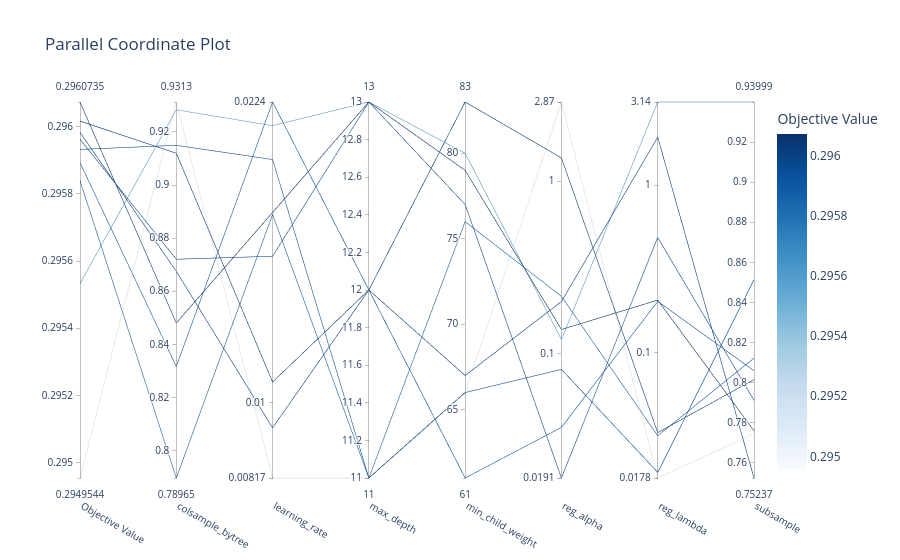

The code cell stored with this chart in its notebook:
### Code cell
optuna.visualization.plot_parallel_coordinate(optuna_study)

### Figure 1 — Plotly figure (JSON) as saved in the notebook; plotly's stock layout.template omitted (floating-point values rounded to 4 significant figures)
{"data": [{"dimensions": [{"label": "Objective Value", "range": [0.295, 0.2961], "values": [0.2959, 0.295, 0.2959, 0.2958, 0.296, 0.2955, 0.296, 0.2961, 0.296]}, {"label": "colsample_bytree", "range": [0.7897, 0.9313], "values": [0.915, 0.9313, 0.8317, 0.7897, 0.912, 0.9284, 0.8675, 0.848, 0.8721]}, {"label": "learning_rate", "range": [-2.088, -1.651], "ticktext": ["0.00817", "0.01", "0.0224"], "tickvals": [-2.088, -2, -1.651], "values": [-1.717, -2.088, -1.651, -1.781, -1.976, -1.678, -2.029, -1.779, -1.83]}, {"label": "max_depth", "range": [11, 13], "values": [11, 11, 12, 11, 12, 13, 12, 13, 13]}, {"label": "min_child_weight", "range": [61, 83], "values": [66, 66, 61, 76, 83, 80, 67, 79, 77]}, {"label": "reg_alpha", "range": [-1.719, 0.4585], "ticktext": ["0.0191", "0.1", "1", "2.87"], "tickvals": [-1.719, -1, 0, 0.4585], "values": [-1.09, 0.4585, -1.426, -0.6671, 0.1348, -0.9174, -0.6972, -0.8592, -1.719]}, {"label": "reg_lambda", "range": [-1.75, 0.4975], "ticktext": ["0.0178", "0.1", "1", "3.14"], "tickvals": [-1.75, -1, 0, 0.4975], "values": [-1.716, -1.75, -0.694, -1.497, -1.479, 0.4975, 0.2871, -0.6866, -0.312]}, {"label": "subsample", "range": [0.7524, 0.94], "values": [0.8513, 0.7745, 0.8059, 0.8122, 0.8015, 0.94, 0.7524, 0.7759, 0.7911]}], "labelangle": 30, "labelside": "bottom", "line": {"color": [0.2959, 0.295, 0.2959, 0.2958, 0.296, 0.2955, 0.296, 0.2961, 0.296], "colorbar": {"title": {"text": "Objective Value"}}, "colorscale": [[0, "rgb(247,251,255)"], [0.125, "rgb(222,235,247)"], [0.25, "rgb(198,219,239)"], [0.375, "rgb(158,202,225)"], [0.5, "rgb(107,174,214)"], [0.625, "rgb(66,146,198)"], [0.75, "rgb(33,113,181)"], [0.875, "rgb(8,81,156)"], [1, "rgb(8,48,107)"]], "reversescale": false, "showscale": true}, "type": "parcoords"}], "layout": {"title": {"text": "Parallel Coordinate Plot"}}}
